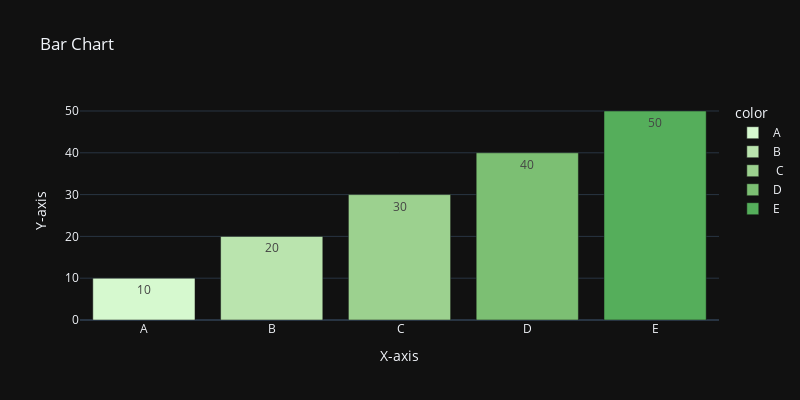

Notebook cell for this chart:
### Code cell
labels = ['A', 'B',' C', 'D', 'E']
counts = [10,20,30,40,50]
px.bar(x=labels, y=counts, title='Bar Chart', labels = {'x':'X-axis', 'y': 'Y-axis'}, width = 800, height= 400, color= labels, text = counts, template='plotly_dark',color_discrete_sequence = px.colors.sequential.algae)

### Figure 1 — Plotly figure (JSON) as saved in the notebook; plotly's stock layout.template omitted (floating-point values rounded to 4 significant figures)
{"data": [{"alignmentgroup": "True", "hovertemplate": "color=A<br>X-axis=%{x}<br>Y-axis=%{y}<br>text=%{text}<extra></extra>", "legendgroup": "A", "marker": {"color": "rgb(214, 249, 207)", "pattern": {"shape": ""}}, "name": "A", "offsetgroup": "A", "orientation": "v", "showlegend": true, "text": [10], "textposition": "auto", "type": "bar", "x": ["A"], "xaxis": "x", "y": [10], "yaxis": "y"}, {"alignmentgroup": "True", "hovertemplate": "color=B<br>X-axis=%{x}<br>Y-axis=%{y}<br>text=%{text}<extra></extra>", "legendgroup": "B", "marker": {"color": "rgb(186, 228, 174)", "pattern": {"shape": ""}}, "name": "B", "offsetgroup": "B", "orientation": "v", "showlegend": true, "text": [20], "textposition": "auto", "type": "bar", "x": ["B"], "xaxis": "x", "y": [20], "yaxis": "y"}, {"alignmentgroup": "True", "hovertemplate": "color= C<br>X-axis=%{x}<br>Y-axis=%{y}<br>text=%{text}<extra></extra>", "legendgroup": " C", "marker": {"color": "rgb(156, 209, 143)", "pattern": {"shape": ""}}, "name": " C", "offsetgroup": " C", "orientation": "v", "showlegend": true, "text": [30], "textposition": "auto", "type": "bar", "x": [" C"], "xaxis": "x", "y": [30], "yaxis": "y"}, {"alignmentgroup": "True", "hovertemplate": "color=D<br>X-axis=%{x}<br>Y-axis=%{y}<br>text=%{text}<extra></extra>", "legendgroup": "D", "marker": {"color": "rgb(124, 191, 115)", "pattern": {"shape": ""}}, "name": "D", "offsetgroup": "D", "orientation": "v", "showlegend": true, "text": [40], "textposition": "auto", "type": "bar", "x": ["D"], "xaxis": "x", "y": [40], "yaxis": "y"}, {"alignmentgroup": "True", "hovertemplate": "color=E<br>X-axis=%{x}<br>Y-axis=%{y}<br>text=%{text}<extra></extra>", "legendgroup": "E", "marker": {"color": "rgb(85, 174, 91)", "pattern": {"shape": ""}}, "name": "E", "offsetgroup": "E", "orientation": "v", "showlegend": true, "text": [50], "textposition": "auto", "type": "bar", "x": ["E"], "xaxis": "x", "y": [50], "yaxis": "y"}], "layout": {"barmode": "relative", "height": 400, "legend": {"title": {"text": "color"}, "tracegroupgap": 0}, "title": {"text": "Bar Chart"}, "width": 800, "xaxis": {"anchor": "y", "domain": [0, 1], "title": {"text": "X-axis"}}, "yaxis": {"anchor": "x", "domain": [0, 1], "title": {"text": "Y-axis"}}}}
